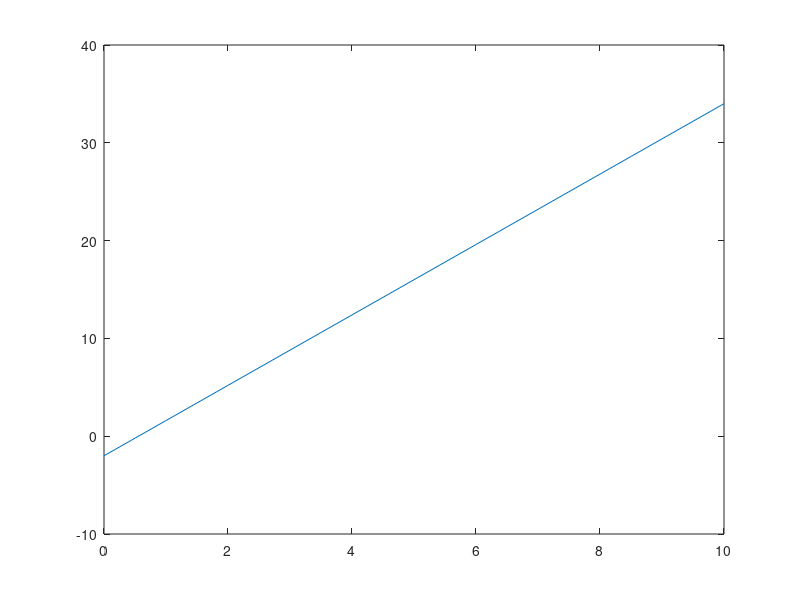

Source code (MATLAB): (Note: this script raises an error after producing the figure.)
"Write a matlab function for single input for neuron function";
b = -2;
w = 3.6;
x = linspace(0,10,21);
net= b + w*x;
disp(x);
disp(net);
plot(x,net);

x= b+(n+1)*a


